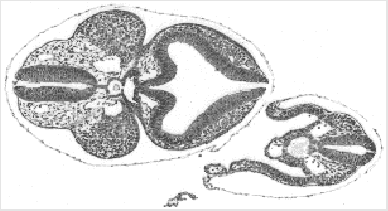
#> input picture images/mouse.tif, 388 x 211 px, found by its file name
$ jupyter execute canny.ipynb
#> lines starting #> are read from the running program, lines starting #| are printed output that depends on the picture; after the words box and inside, x2 and y2 are one past the last pixel; in counts of white or black regions, pixels touching at a corner belong together
[cell 1]
import cv2
import numpy as np
from matplotlib import pyplot as plt

img = cv2.imread('mouse.tif',0)
#> img is the input picture: shape (211, 388); min 71, max 255, mean 215.3
edges = cv2.Canny(img,300,100)
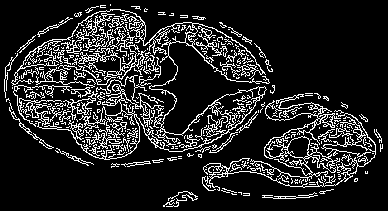
#> edges: shape (211, 388); 14.6% white in thin lines or dots

plt.figure(figsize=(5,5))

plt.subplot(121),plt.imshow(img,cmap = 'gray')
plt.title('Original Image'), plt.xticks([]), plt.yticks([])
plt.subplot(122),plt.imshow(edges,cmap = 'gray')
plt.title('Edge Image'), plt.xticks([]), plt.yticks([])
plt.show()
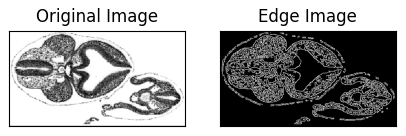
#> figure drawn by matplotlib, 2 panels

[cell 2]
import cv2
import numpy as np
from matplotlib import pyplot as plt

img = cv2.imread('gun.tif',0)
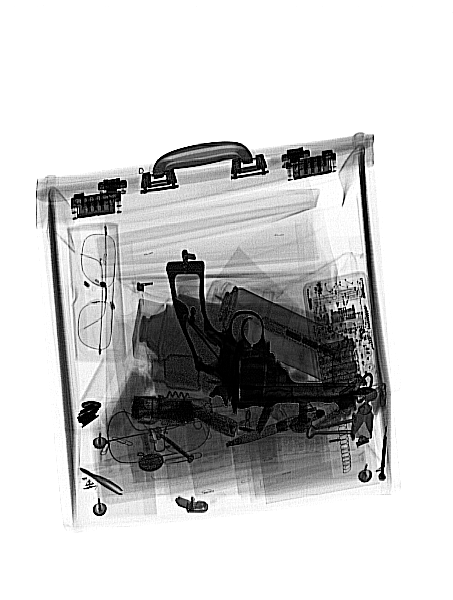
#> input picture images/gun.tif, 453 x 600 px, found by its file name
#> img is the input picture: shape (600, 453); min 0, max 255, mean 199.9
edges = cv2.Canny(img,350,150)
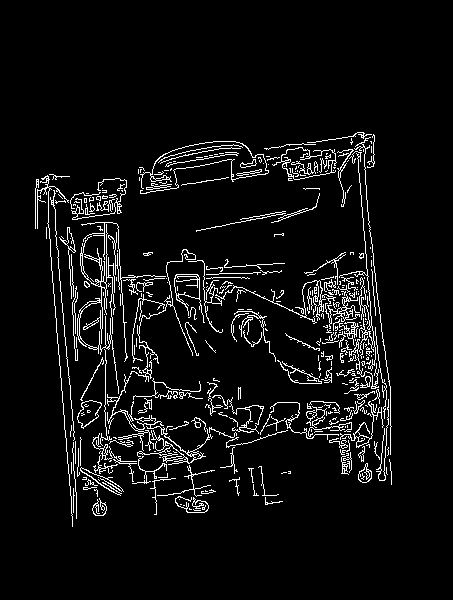
#> edges: shape (600, 453); 5.9% white in thin lines or dots, all inside (x1, y1, x2, y2) = (35, 132, 392, 527)

plt.figure(figsize=(9,9))
plt.subplot(121),plt.imshow(img,cmap = 'gray')
plt.title('Original Image'), plt.xticks([]), plt.yticks([])
plt.subplot(122),plt.imshow(edges,cmap = 'gray')
plt.title('Edge Image'), plt.xticks([]), plt.yticks([])
plt.show()
